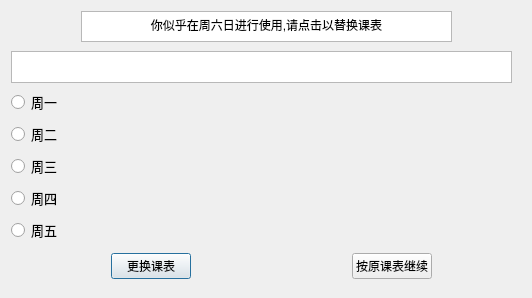
<?xml version="1.0" encoding="UTF-8"?>
<ui version="4.0">
 <class>Dialog</class>
 <widget class="QDialog" name="Dialog">
  <property name="geometry">
   <rect>
    <x>0</x>
    <y>0</y>
    <width>532</width>
    <height>298</height>
   </rect>
  </property>
  <property name="windowTitle">
   <string/>
  </property>
  <layout class="QVBoxLayout" name="verticalLayout_2">
   <item>
    <widget class="QWidget" name="widget" native="true">
     <widget class="QTextBrowser" name="textBrowser_2">
      <property name="geometry">
       <rect>
        <x>70</x>
        <y>0</y>
        <width>371</width>
        <height>31</height>
       </rect>
      </property>
      <property name="html">
       <string>&lt;!DOCTYPE HTML PUBLIC &quot;-//W3C//DTD HTML 4.0//EN&quot; &quot;http://www.w3.org/TR/REC-html40/strict.dtd&quot;&gt;
&lt;html&gt;&lt;head&gt;&lt;meta name=&quot;qrichtext&quot; content=&quot;1&quot; /&gt;&lt;style type=&quot;text/css&quot;&gt;
p, li { white-space: pre-wrap; }
&lt;/style&gt;&lt;/head&gt;&lt;body style=&quot; font-family:'SimSun'; font-size:9pt; font-weight:400; font-style:normal;&quot;&gt;
&lt;p align=&quot;center&quot; style=&quot; margin-top:0px; margin-bottom:0px; margin-left:0px; margin-right:0px; -qt-block-indent:0; text-indent:0px;&quot;&gt;你似乎在周六日进行使用,请点击以替换课表&lt;/p&gt;&lt;/body&gt;&lt;/html&gt;</string>
      </property>
     </widget>
     <widget class="QWidget" name="widget_3" native="true">
      <property name="geometry">
       <rect>
        <x>-10</x>
        <y>30</y>
        <width>511</width>
        <height>201</height>
       </rect>
      </property>
      <widget class="QWidget" name="layoutWidget">
       <property name="geometry">
        <rect>
         <x>10</x>
         <y>10</y>
         <width>501</width>
         <height>192</height>
        </rect>
       </property>
       <layout class="QVBoxLayout" name="verticalLayout">
        <item>
         <widget class="QTextBrowser" name="textBrowser">
          <property name="maximumSize">
           <size>
            <width>16777215</width>
            <height>50</height>
           </size>
          </property>
          <property name="font">
           <font>
            <family>黑体</family>
            <pointsize>11</pointsize>
           </font>
          </property>
          <property name="html">
           <string>&lt;!DOCTYPE HTML PUBLIC &quot;-//W3C//DTD HTML 4.0//EN&quot; &quot;http://www.w3.org/TR/REC-html40/strict.dtd&quot;&gt;
&lt;html&gt;&lt;head&gt;&lt;meta name=&quot;qrichtext&quot; content=&quot;1&quot; /&gt;&lt;style type=&quot;text/css&quot;&gt;
p, li { white-space: pre-wrap; }
&lt;/style&gt;&lt;/head&gt;&lt;body style=&quot; font-family:'黑体'; font-size:11pt; font-weight:400; font-style:normal;&quot;&gt;
&lt;p align=&quot;center&quot; style=&quot;-qt-paragraph-type:empty; margin-top:0px; margin-bottom:0px; margin-left:0px; margin-right:0px; -qt-block-indent:0; text-indent:0px; font-family:'SimSun'; font-size:9pt;&quot;&gt;&lt;br /&gt;&lt;/p&gt;&lt;/body&gt;&lt;/html&gt;</string>
          </property>
         </widget>
        </item>
        <item>
         <widget class="QRadioButton" name="mon">
          <property name="font">
           <font>
            <family>黑体</family>
            <pointsize>10</pointsize>
           </font>
          </property>
          <property name="text">
           <string>周一</string>
          </property>
         </widget>
        </item>
        <item>
         <widget class="QRadioButton" name="tue">
          <property name="font">
           <font>
            <family>黑体</family>
            <pointsize>10</pointsize>
           </font>
          </property>
          <property name="text">
           <string>周二</string>
          </property>
         </widget>
        </item>
        <item>
         <widget class="QRadioButton" name="wed">
          <property name="font">
           <font>
            <family>黑体</family>
            <pointsize>10</pointsize>
           </font>
          </property>
          <property name="text">
           <string>周三</string>
          </property>
         </widget>
        </item>
        <item>
         <widget class="QRadioButton" name="thur">
          <property name="font">
           <font>
            <family>黑体</family>
            <pointsize>10</pointsize>
           </font>
          </property>
          <property name="text">
           <string>周四</string>
          </property>
         </widget>
        </item>
        <item>
         <widget class="QRadioButton" name="fri">
          <property name="font">
           <font>
            <family>黑体</family>
            <pointsize>10</pointsize>
           </font>
          </property>
          <property name="text">
           <string>周五</string>
          </property>
         </widget>
        </item>
       </layout>
      </widget>
     </widget>
     <widget class="QWidget" name="widget_4" native="true">
      <property name="geometry">
       <rect>
        <x>90</x>
        <y>240</y>
        <width>331</width>
        <height>31</height>
       </rect>
      </property>
      <widget class="QWidget" name="layoutWidget">
       <property name="geometry">
        <rect>
         <x>10</x>
         <y>0</y>
         <width>321</width>
         <height>30</height>
        </rect>
       </property>
       <layout class="QHBoxLayout" name="horizontalLayout">
        <item>
         <widget class="QPushButton" name="pushButton">
          <property name="text">
           <string>更换课表</string>
          </property>
         </widget>
        </item>
        <item>
         <spacer name="horizontalSpacer">
          <property name="orientation">
           <enum>Qt::Horizontal</enum>
          </property>
          <property name="sizeHint" stdset="0">
           <size>
            <width>40</width>
            <height>20</height>
           </size>
          </property>
         </spacer>
        </item>
        <item>
         <widget class="QPushButton" name="pushButton_2">
          <property name="text">
           <string>按原课表继续</string>
          </property>
         </widget>
        </item>
       </layout>
      </widget>
     </widget>
    </widget>
   </item>
  </layout>
 </widget>
 <resources/>
 <connections/>
</ui>
